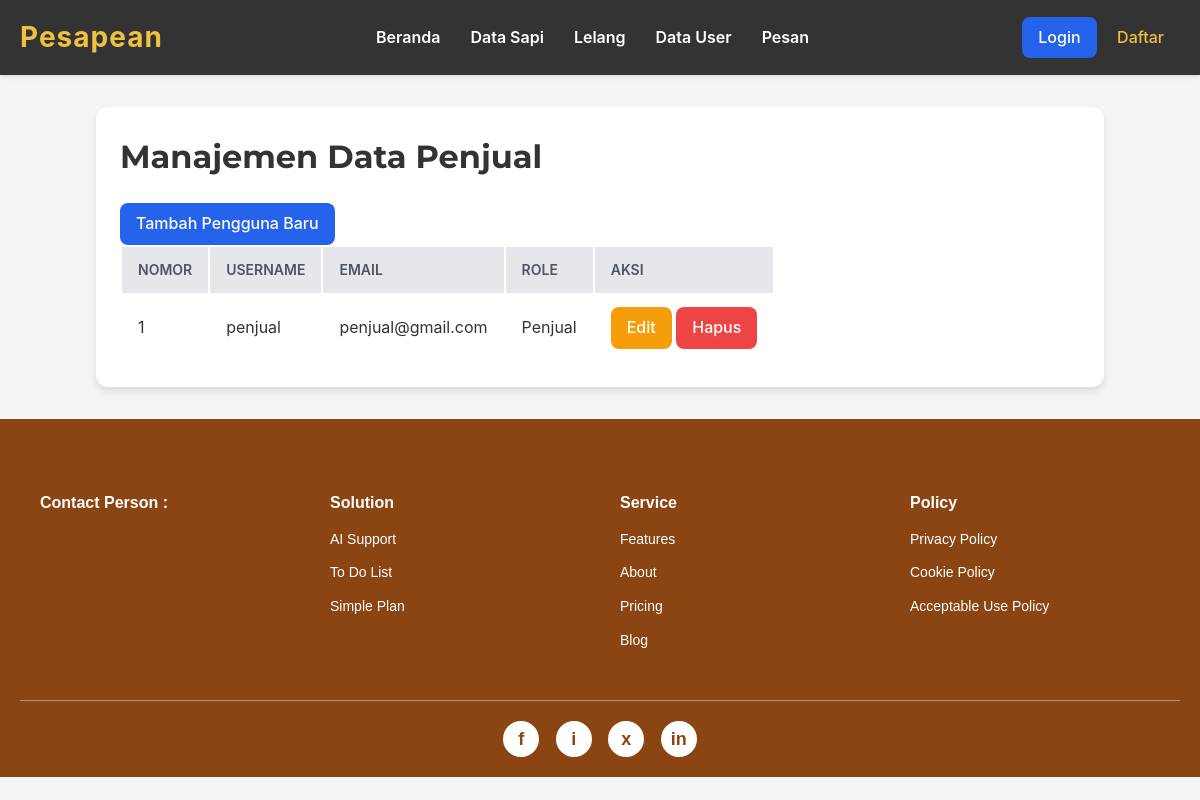
The app's page /admin/data_user.php with its own data.
### tables this page shows
CREATE TABLE `users` (
  `id_user` int NOT NULL,
  `username` varchar(50) DEFAULT NULL,
  `email` varchar(100) DEFAULT NULL,
  `password` varchar(100) DEFAULT NULL,
  `createdAt` datetime DEFAULT NULL,
  `updateAt` datetime DEFAULT NULL,
  `id_role` int DEFAULT NULL
);

CREATE TABLE `role` (
  `id_role` int NOT NULL,
  `nama_role` varchar(50) NOT NULL
);

### admin/data_user.php (the view, shortened to what this page needs)
<?php
include '../koneksi.php';
$query_users = "SELECT u.id_user, u.username, u.email, r.nama_role
                 FROM users u
                 JOIN role r ON u.id_role = r.id_role
                 WHERE r.nama_role = 'Penjual'
                 ORDER BY u.id_user DESC";
$result_users = mysqli_query($koneksi, $query_users);
?>
<!DOCTYPE html>
<html lang="id">
<head>
    <link rel="stylesheet" href="../style.css">
</head>
<body>
    <header class="main-header">
        <nav class="navbar">
            <div class="logo">
                <a href="admin/admin.php">Pesapean</a>
            </div>
            <ul class="nav-links">
                <li><a href="../admin/admin.php">Beranda</a></li>
                <li><a href="../admin/data_sapi.php?jenis=sonok">Data Sapi</a></li>
                <li><a href="../admin/lelang.php">Lelang</a></li>
                <li><a href="../admin/data_user.php">Data User</a></li>
                <li><a href="../admin/pesan.php">Pesan</a></li>
            </ul>
            <div class="auth-links">
                <?php if (isset($_SESSION['id_user'])): ?>
                    <a href="../auth/profile.php" class="btn btn-primary">Profile</a>
                <?php else: ?>
                    <a href="../auth/login.php" class="btn btn-primary">Login</a>
                    <a href="../auth/register.php" class="btn btn-outline-primary">Daftar</a>
                <?php endif; ?>
            </div>
        </nav>
    </header>
    <div class="container">
        <h1 class="text-3xl font-bold text-center mb-6 text-gray-800">Manajemen Data Penjual</h1>
        <div class="mb-6">
            <a href="manage_user.php?action=add" class="btn btn-primary">Tambah Pengguna Baru</a>
        </div>
        <div class="overflow-x-auto rounded-lg shadow-md">
            <table class="min-w-full bg-white rounded-lg overflow-hidden">
                <thead class="bg-gray-200">
                    <tr>
                        <th class="py-3 px-4">Nomor</th>
                        <th class="py-3 px-4">Username</th>
                        <th class="py-3 px-4">Email</th>
                        <th class="py-3 px-4">Role</th>
                        <th class="py-3 px-4">Aksi</th>
                    </tr>
                </thead>
                <tbody>
                    <?php
                    if (mysqli_num_rows($result_users) > 0):
                        $nomor_urut = 1;
                    ?>
                        <?php while ($row = mysqli_fetch_assoc($result_users)): ?>
                            <tr class="border-b border-gray-200">
                                <td class="py-3 px-4"><?php echo $nomor_urut++; ?></td>
                                <td class="py-3 px-4"><?php echo htmlspecialchars($row['username']); ?></td>
                                <td class="py-3 px-4"><?php echo htmlspecialchars($row['email']); ?></td>
                                <td class="py-3 px-4"><?php echo htmlspecialchars($row['nama_role']); ?></td>
                                <td class="py-3 px-4 flex space-x-2">
                                    <a href="../admin/manage_user.php?action=edit&id=<?php echo htmlspecialchars($row['id_user']); ?>" class="btn btn-edit text-sm">Edit</a>
                                    <a href="../admin/manage_user.php?action=delete&id=<?php echo htmlspecialchars($row['id_user']); ?>"
                                        onclick="return confirm('Apakah Anda yakin ingin menghapus pengguna ini?');"
                                        class="btn btn-delete text-sm">Hapus</a>
                                </td>
                            </tr>
                        <?php endwhile; ?>
                    <?php else: ?>
                        <tr>
                            <td colspan="5" class="py-4 px-4 text-center text-gray-500">Tidak ada data pengguna dengan role Penjual.</td>
                        </tr>
                    <?php endif; ?>
                </tbody>
            </table>
        </div>
    </div>
    <?php include '../footer.php'; ?>
</body>
</html>

### style.css (style rules this page uses)
:root { --primary-color: #f0c040; --secondary-color: #333; --accent-color: #555; --background-light: #f8f8f8; --text-color: #333; --white-color: #ffffff; --border-radius: 8px; --transition-speed: 0.3s ease; }
body { background-color: var(--background-light); font-family: 'Open Sans', Arial, sans-serif; margin: 0; padding: 0; line-height: 1.6; color: var(--text-color); }
h1, h2, h3 { font-family: 'Montserrat', sans-serif; color: var(--secondary-color); margin-top: 0; }
a { text-decoration: none; color: var(--primary-color); transition: color var(--transition-speed); }
.btn { display: inline-block; padding: 12px 25px; border: none; border-radius: 5px; cursor: pointer; font-size: 16px; font-weight: 600; transition: background-color var(--transition-speed), color var(--transition-speed); }
.btn-primary { background-color: var(--primary-color); color: var(--secondary-color); }
.main-header { background-color: var(--secondary-color); color: var(--white-color); padding: 15px 0; box-shadow: 0 2px 5px rgba(0, 0, 0, 0.1); }
.navbar { display: flex; justify-content: space-between; align-items: center; max-width: 1200px; margin: 0 auto; padding: 0 20px; }
.navbar .logo a { font-size: 28px; font-weight: 700; color: var(--primary-color); letter-spacing: 1px; }
.navbar .nav-links { list-style: none; margin: 0; padding: 0; display: flex; gap: 30px; }
.navbar .nav-links a { color: var(--white-color); font-weight: 600; font-size: 16px; position: relative; }
.navbar .nav-links a::after { content: ''; position: absolute; width: 0; height: 2px; background-color: var(--primary-color); left: 0; bottom: -5px; transition: width var(--transition-speed); }

### admin/data_user.php (style rules this page uses)
body { font-family: 'Inter', sans-serif; background-color: #f3f4f6; color: #333; }
.container { max-width: 960px; margin: 2rem auto; padding: 1.5rem; background-color: #ffffff; border-radius: 0.75rem; box-shadow: 0 4px 6px rgba(0, 0, 0, 0.1); }
th, td { padding: 0.75rem 1rem; text-align: left; }
th { background-color: #e5e7eb; font-weight: 600; color: #4b5563; text-transform: uppercase; font-size: 0.875rem; }
.btn { padding: 0.5rem 1rem; border-radius: 0.5rem; font-weight: 500; text-decoration: none; display: inline-block; transition: background-color 0.2s ease-in-out; }
.btn-primary { background-color: #2563eb; color: #ffffff; }
.btn-edit { background-color: #f59e0b; color: #ffffff; }
.btn-delete { background-color: #ef4444; color: #ffffff; }

### records on screen
users: username "penjual", email "penjual@gmail.com", id_role.nama_role "Penjual"
